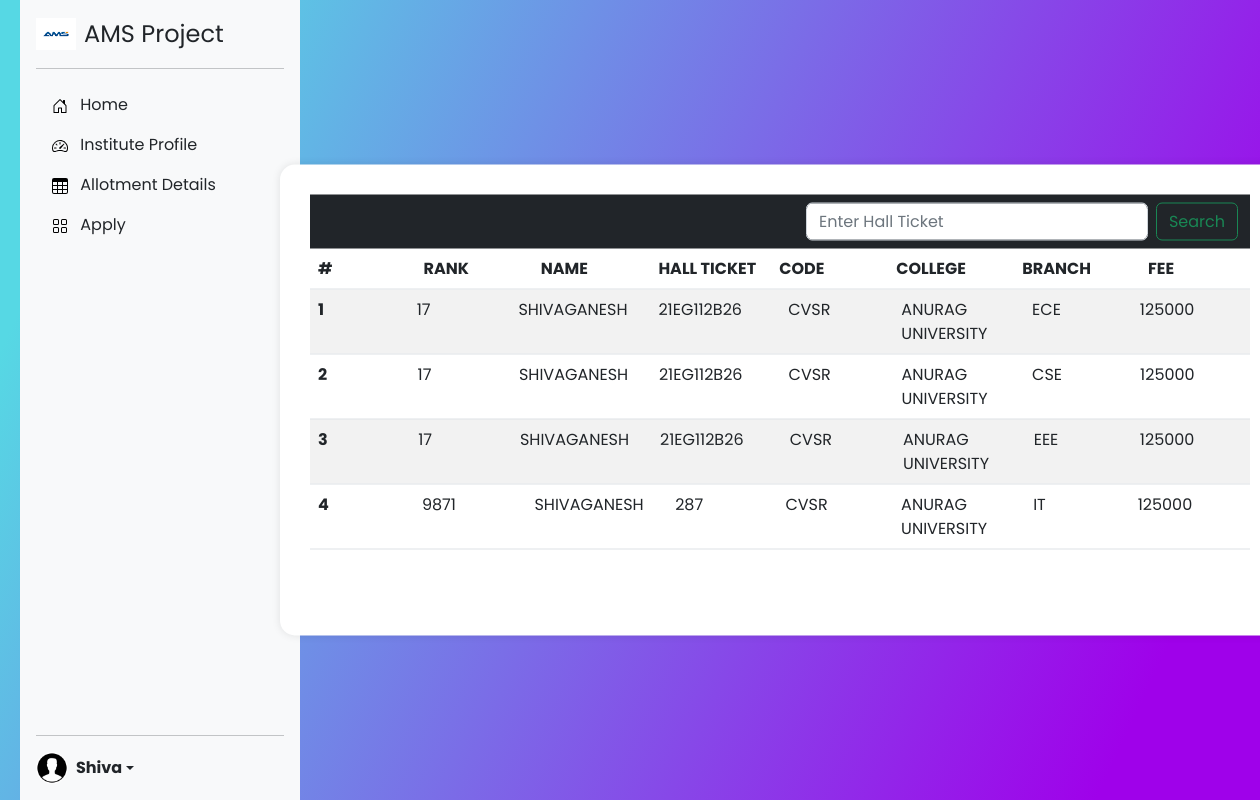
/allotments/ (signed in), run on an earlier commit of the app's database.
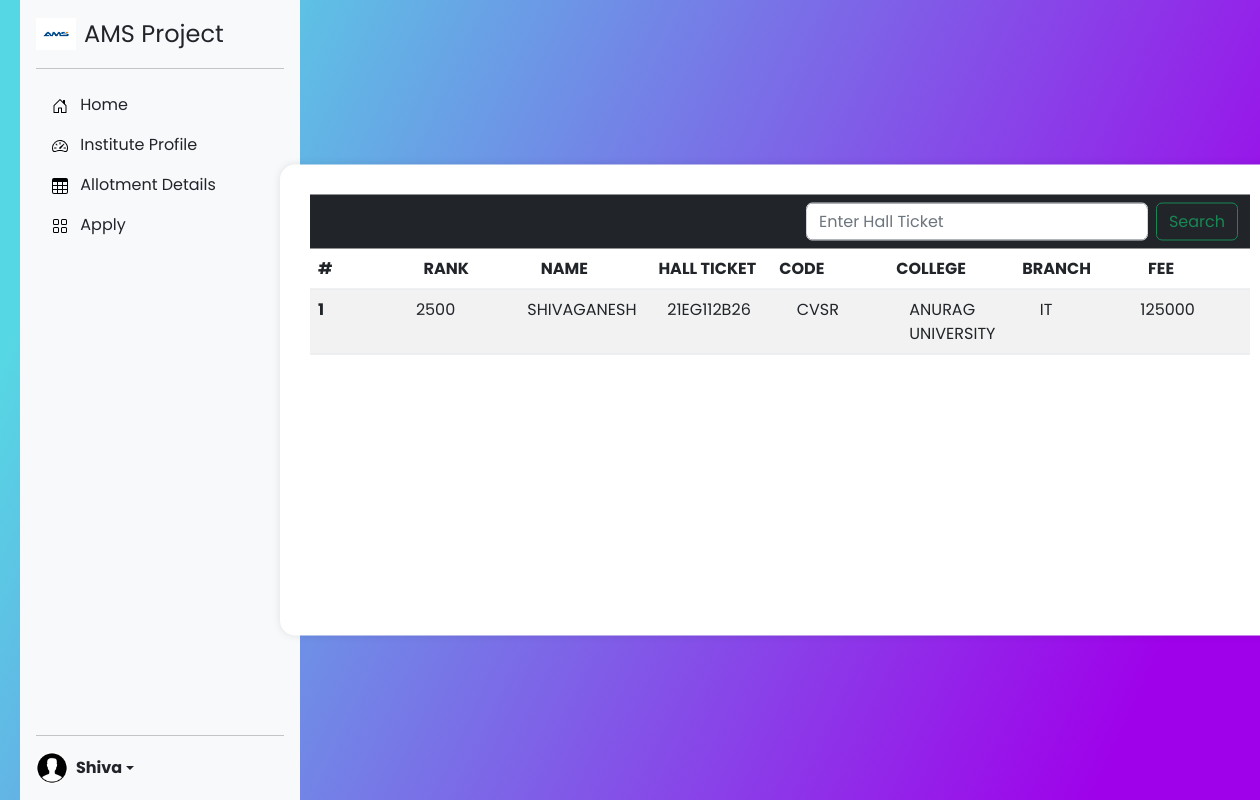
And on a later commit of the database.
### app/models.py (models this page shows, shortened)
class Allotment(models.Model):
    name=models.CharField(max_length=40)
    hall_ticket=models.CharField(max_length=10)
    rank=models.CharField(max_length=10)
    code=models.CharField(max_length=6)
    college=models.CharField(max_length=50)
    branch=models.CharField(max_length=5)
    fee=models.CharField(max_length=10)

### app/views.py (the view)
# urls.py: path('allotments/',allotments,name='allotment'),
def allotments(request):
    s=0
    student=Allotment.objects.order_by('rank')
    if request.method=='POST':
        search=request.POST['search']
        if  Allotment.objects.filter(hall_ticket=search.upper()):
            s=Allotment.objects.filter(hall_ticket=search.upper())
    return render(request,'allotment.html',{'student':student,'s':s})

### templates/allotment.html (shortened to what this page needs)
{%extends 'index.html'%}
{%block nav%}
<!DOCTYPE html>
<html lang="en" dir="ltr">
    <head>
        <link rel="stylesheet" href="style.css" />
    </head>
    <body>
        <div class="center">
            <div class="container" >
                <div class="n">
                    <nav class="navbar navbar-expand-lg navbar-dark bg-dark" aria-label="Offcanvas navbar large">
                        <div class="container-fluid">
                          <div class="offcanvas offcanvas-end text-bg-dark" tabindex="-1" id="offcanvasNavbar2" aria-labelledby="offcanvasNavbar2Label">
                            <div class="offcanvas-body">
                              <ul class="navbar-nav justify-content-end flex-grow-1 pe-3">
                              </ul>
                              <form class="d-flex mt-3 mt-lg-0" role="search" method="post">
                                <input class="form-control me-2" type="search" name="search" placeholder="Enter Hall Ticket" aria-label="Search">
                                <button class="btn btn-outline-success" type="submit">Search</button>
                              </form>
                            </div>
                          </div>
                        </div>
                      </nav>
                </div>
                <table class="table table-striped">
                    <thead>
                      <tr>
                        <th scope="col">#</th>
                        <th scope="col">RANK</th>
                        <th scope="col">NAME</th>
                        <th scope="col">HALL TICKET</th>
                        <th scope="col">CODE</th>
                        <th scope="col">COLLEGE</th>
                        <th scope="col">BRANCH</th>
                        <th scope="col">FEE</th>
                      </tr>
                    </thead>
                    <tbody class="aa">
                        {%for i in student%}
                      <tr>
                        <th scope="row">{{forloop.counter}}</th>
                        <td>{{i.rank}}</td>
                        <td>{{i.name}}</td>
                        <td>{{i.hall_ticket}}</td>
                        <td>{{i.code}}</td>
                        <td>{{i.college}}</td>
                        <td>{{i.branch}}</td>
                        <td>{{i.fee}}</td>
                      </tr>
                      {%endfor%}
                    </tbody>
                  </table>
            </div>
        </div>
    </body>
</html>
{%endblock%}

What changed in the data, as far as the page shows it:
removed Allotment: rank "17", name "SHIVAGANESH", hall_ticket "21EG112B26", code "CVSR", college "ANURAG UNIVERSITY", branch "ECE", fee "125000"
removed Allotment: rank "17", name "SHIVAGANESH", hall_ticket "21EG112B26", code "CVSR", college "ANURAG UNIVERSITY", branch "CSE", fee "125000"
removed Allotment: rank "17", name "SHIVAGANESH", hall_ticket "21EG112B26", code "CVSR", college "ANURAG UNIVERSITY", branch "EEE", fee "125000"
removed Allotment: rank "9871", name "SHIVAGANESH", hall_ticket "287", code "CVSR", college "ANURAG UNIVERSITY", branch "IT", fee "125000"
added Allotment: rank "2500", name "SHIVAGANESH", hall_ticket "21EG112B26", code "CVSR", college "ANURAG UNIVERSITY", branch "IT", fee "125000"
